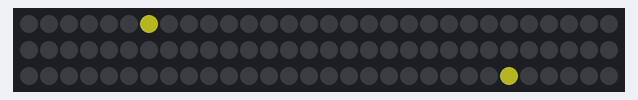
Simulated run of this sketch. Board: Arduino Uno, built for the host (arithmetic inside an expression is 32-bit, double 64-bit). Parts: 90 RGB LEDs in strip order, left to right, continuing on the next row. Dim RGB values are drawn brighter than linear; random numbers use the default seed unless the sketch sets one.

Above: at 1.16 s.
At 7.31 s:
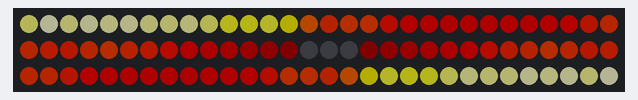
At 9.77 s:
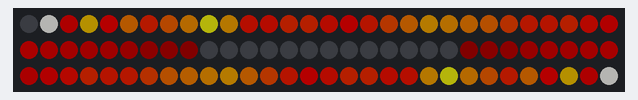
At 19.6 s:
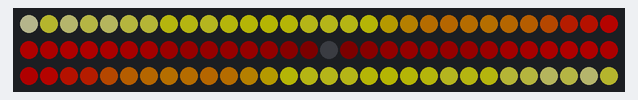
At 29.13 s:
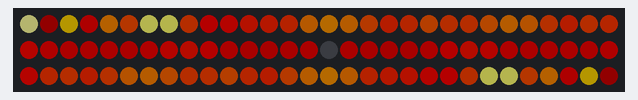
At 39.28 s:
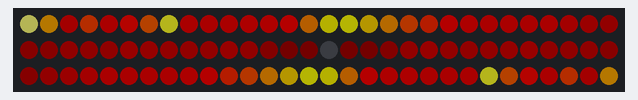

The sketch:

jacket.ino
```cpp
#include <FastLED.h>

#define LED_PIN     17
#define COLOR_ORDER RGB
#define CHIPSET     WS2811
#define PIXEL_COUNT    90

#define BRIGHTNESS  64

CRGB leds[PIXEL_COUNT];
CHSV colors[PIXEL_COUNT];

#define MODES 2

// mode state defintions
#define RAINBOW 0
#define FIRE 1

byte mode;
boolean cycle_modes;
long cycle_time;
long start_time;

void setup() {
  delay(1000);

  FastLED.addLeds<CHIPSET, LED_PIN, COLOR_ORDER>(leds, PIXEL_COUNT);
  FastLED.setCorrection(Typical8mmPixel);
  FastLED.setBrightness( BRIGHTNESS );
  FastLED.setDither( 0 );
  FastLED.show();

  for (int i=0;i<PIXEL_COUNT;i++) {
    colors[i] = CHSV(i*5 % 256, 255, 255);
  }

  mode = FIRE;
  cycle_modes = false;
  cycle_time = 30000;
  start_time = millis();
}

void loop()  {
  if (mode == RAINBOW) {
    rainbow(20);
  } else if (mode == FIRE) {
    fire(20);
  }

  if (cycle_modes && start_time + cycle_time < millis()) {
    mode = (mode + 1) % MODES;
    start_time = millis();
  }
}
```

fire.ino
```cpp
// COOLING: How much does the air cool as it rises?
// Less cooling = taller flames.  More cooling = shorter flames.
// Default 50, suggested range 20-100
#define COOLING  55

// SPARKING: What chance (out of 255) is there that a new spark will be lit?
// Higher chance = more roaring fire.  Lower chance = more flickery fire.
// Default 120, suggested range 50-200.
#define SPARKING 120

void fire(int wait)
{
  random16_add_entropy(random());

  static byte NUM_LEDS = PIXEL_COUNT/2;

  // Array of temperature readings at each simulation cell
  static byte heat[PIXEL_COUNT/2];

  // Step 1.  Cool down every cell a little
  for( int i = 0; i < NUM_LEDS; i++) {
    heat[i] = qsub8( heat[i],  random8(0, ((COOLING * 10) / NUM_LEDS) + 2));
  }

  // Step 2.  Heat from each cell drifts 'up' and diffuses a little
  for( int k= NUM_LEDS - 1; k >= 2; k--) {
    heat[k] = (heat[k - 1] + heat[k - 2] + heat[k - 2] ) / 3;
  }

  // Step 3.  Randomly ignite new 'sparks' of heat near the bottom
  if( random8() < SPARKING ) {
    int y = random8(7);
    heat[y] = qadd8( heat[y], random8(160,255) );
  }

  // Step 4.  Map from heat cells to LED colors
  for( int j = 0; j < NUM_LEDS; j++) {
      leds[j] = HeatColor( heat[j]);
      leds[PIXEL_COUNT-j] = HeatColor( heat[j]);
  }

   FastLED.show();

  FastLED.delay(wait);
}
```

rainbow.ino
```cpp
#define AMOUNT 7

void rainbow(int wait) {
  byte change = (20*AMOUNT)/wait;

  for (int i=0;i<PIXEL_COUNT;i++) {
    colors[i] = CHSV(colors[i].hue + change, 255, 255);
    leds[i] = colors[i];
  }

  FastLED.show();

  FastLED.delay(wait);
}
```
